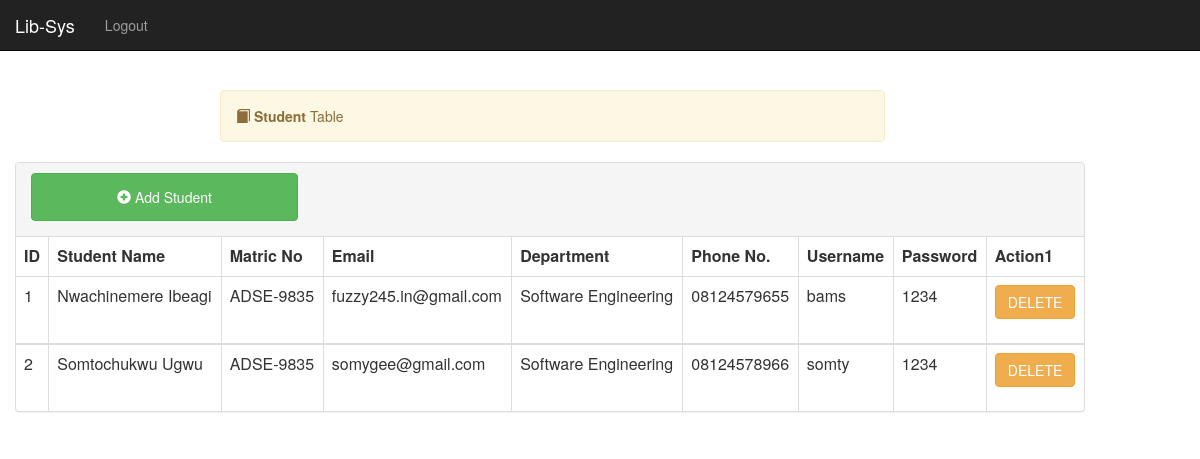
Page /viewstudents.php on the earlier database version.
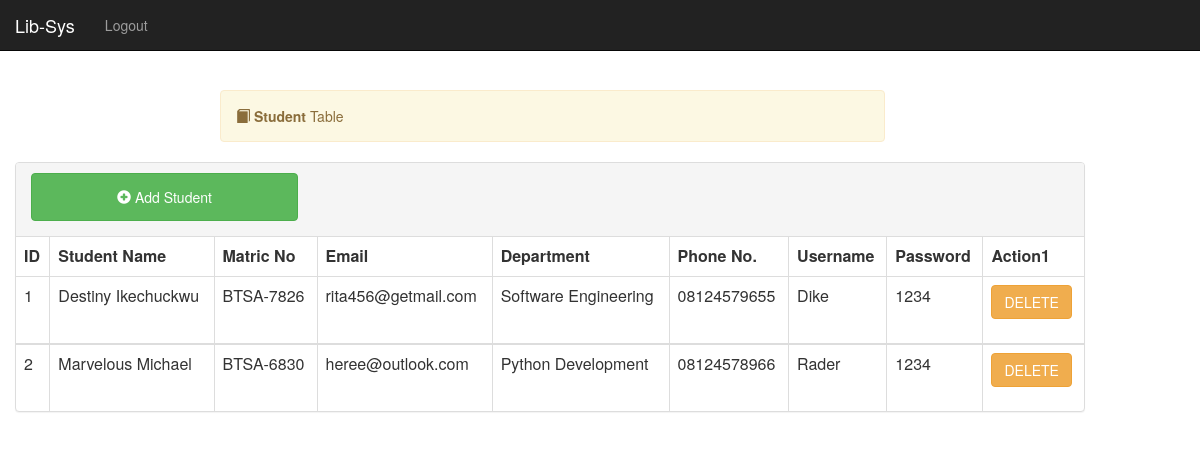
Same page on the later database version.
### tables this page shows
CREATE TABLE `students` (
  `studentId` int(11) NOT NULL,
  `matric_no` varchar(30) NOT NULL,
  `password` varchar(150) NOT NULL,
  `username` varchar(150) NOT NULL,
  `email` varchar(60) NOT NULL,
  `dept` varchar(60) NOT NULL,
  `numOfBooks` int(11) NOT NULL,
  `moneyOwed` varchar(20) NOT NULL,
  `photo` text NOT NULL,
  `phoneNumber` varchar(11) NOT NULL,
  `name` varchar(60) NOT NULL
);

### viewstudents.php (the view, shortened to what this page needs)
s<?php
	require 'includes/db-inc.php';
include "includes/header.php";
?>
<div class="container">
    <?php include "includes/nav.php"; ?>
	<div class="alert alert-warning col-lg-7 col-md-12 col-sm-12 col-xs-12 col-lg-offset-2 col-md-offset-0 col-sm-offset-1 col-xs-offset-0" style="margin-top:70px">
		<span class="glyphicon glyphicon-book"></span>
	    <strong>Student</strong> Table
	</div>
	</div>
	<div class="container col-lg-11 ">
		<div class="panel panel-default">
		  <div class="panel-heading">
		  	<div class="row">
		  	  <a href="addstudent.php"><button class="btn btn-success col-lg-3 col-md-4 col-sm-11 col-xs-11 button" style="margin-left: 15px;margin-bottom: 5px"><span class="glyphicon glyphicon-plus-sign"></span> Add Student</button></a>
			  <div class="col-lg-6 col-md-6 col-sm-12 col-xs-12 pull-right">
			  </div>
			</div>
		  </div>
		  <table class="table table-bordered">
		          <thead>
		               <tr>
		               	  <th>ID</th>
		                  <th>Student Name</th>
		                  <th>Matric No</th>
		                  <th>Email</th>
		                  <th>Department</th>
		                  <th>Phone No.</th>
		                  <th>Username</th>
		                  <th>Password</th>
		                  <th>Action1</th>
		                </tr>
		          </thead>
		          <?php
		          $sql = "SELECT * FROM students";
		          $query = mysqli_query($conn, $sql);
		          $counter = 1;
		          while ( $row = mysqli_fetch_assoc($query)) {
		           ?>
		          <tbody>
		            <tr>
		             <td><?php echo $counter++; ?></td>
		             <td><?php echo $row['name']; ?></td>
		             <td><?php echo $row['matric_no']; ?></td>
		             <td><?php echo $row['email']; ?></td>
		             <td><?php echo $row['dept']; ?></td>
		             <td><?php echo $row['phoneNumber']; ?></td>
		             <td><?php echo $row['username']; ?></td>
		             <td><?php echo $row['password']; ?></td>
		             <td>
		             	<form action="viewstudents.php" method="post">
		             <button name="submit" class="btn btn-warning">DELETE</button>
		             </form>
		         </td>
		            </tr>
		         </tbody>
		         <?php } ?>
		   </table>
	  </div>
	</div>
</body>
</html>

### includes/header.php (shortened to what this page needs)
<!DOCTYPE html>
<html>
<head>
    <link rel="stylesheet" type="text/css" href="css/bootstrap.css">
    <link rel="stylesheet" type="text/css" href="font-awesome-4.7.0/css/font-awesome.css">
    <link rel="stylesheet" type="text/css" href="css/style.css">
    <link rel="stylesheet" type="text/css" href="flickity/flickity.css">
    <link rel="stylesheet" type="text/css" href="css/sweetalert.css">
</head>
<body>

### includes/nav.php (shortened to what this page needs)
<nav class="navbar navbar-inverse navbar-fixed-top">
    <div class="container-fluid">
        <div class="navbar-header">
            <a class="navbar-brand" href="#">Lib-Sys</a>
        </div>
        <div class="collapse navbar-collapse" id="bs-example">
            <ul class="nav navbar-nav">
            <ul class="nav navbar-nav navbar-right">
                <li><a href="logout.php">Logout</a></li>
            </ul>
        </div>
    </div>
</nav>

### css/style.css (style rules this page uses)
body { overflow-x: hidden; }
.alert { margin-top: 40px; }
.button { height: 48px }

Differences in the rows shown:
changed students "Software Engineering": name "Nwachinemere Ibeagi" → "Destiny Ikechuckwu"; matric_no "ADSE-9835" → "BTSA-7826"; email "fuzzy245.in@gmail.com" → "rita456@getmail.com"; username "bams" → "Dike"
changed students: name "Somtochukwu Ugwu" → "Marvelous Michael"; matric_no "ADSE-9835" → "BTSA-6830"; email "somygee@gmail.com" → "heree@outlook.com"; dept "Software Engineering" → "Python Development"; username "somty" → "Rader"
